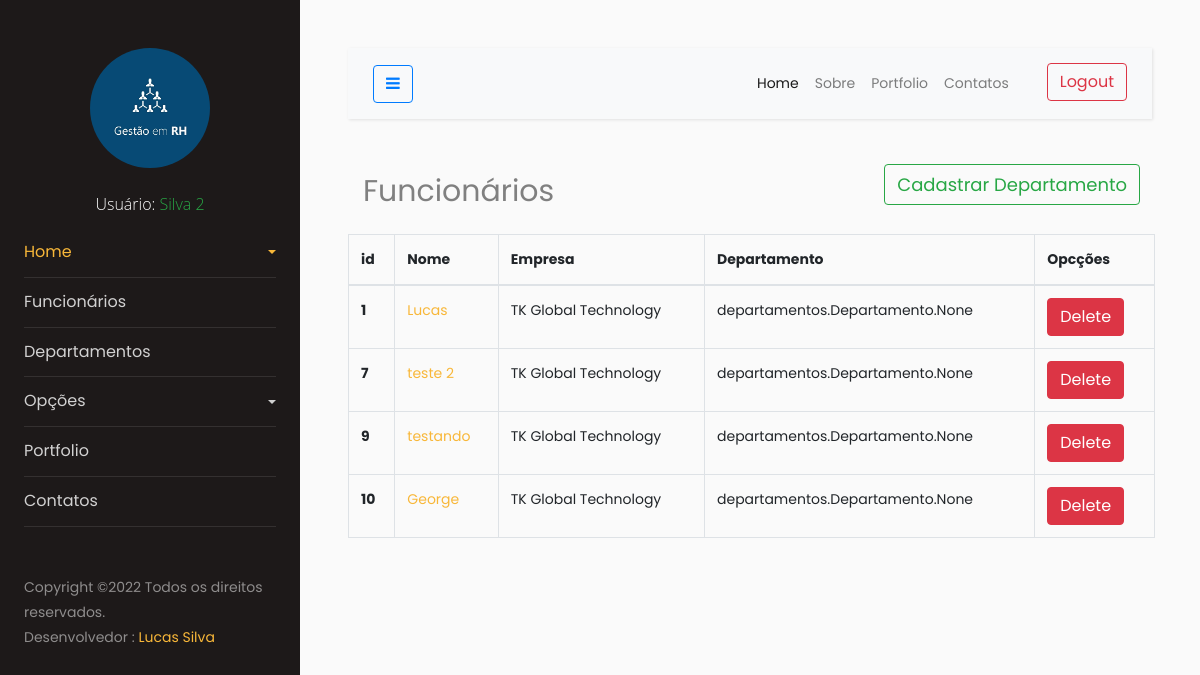
The page /funcionarios/ (signed in) on the database as committed earlier.
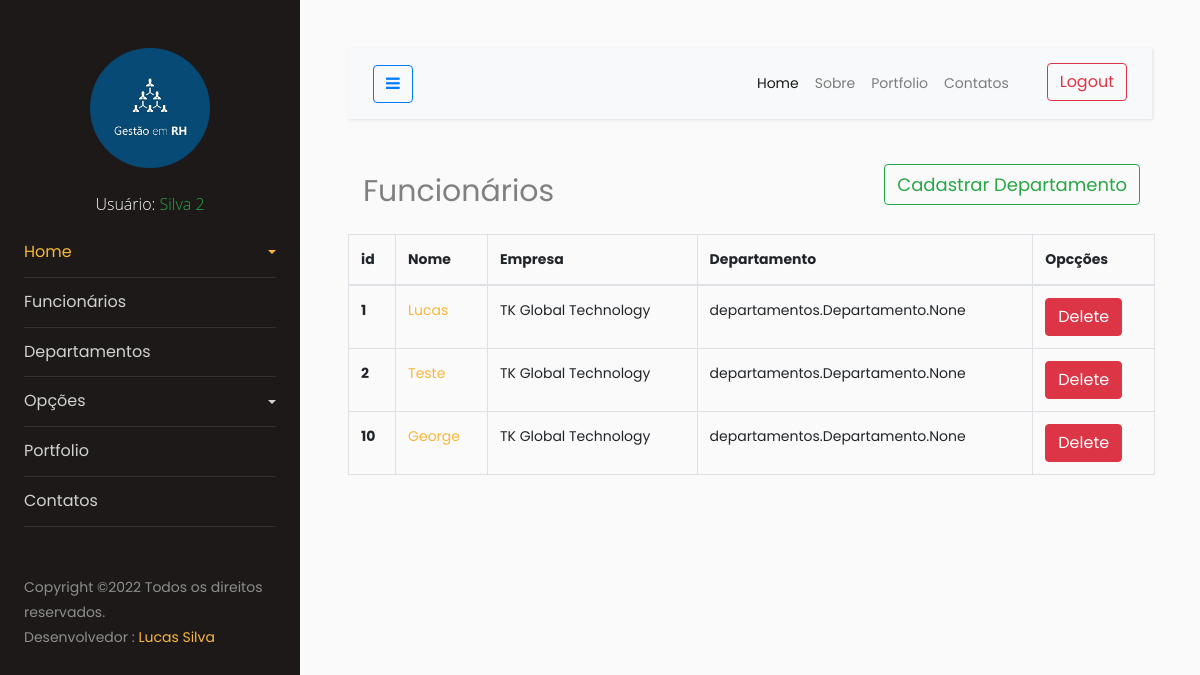
The same page on the database as committed later.
### funcionarios/models.py (models this page shows, shortened)
class Funcionario(models.Model):
    nome = models.CharField(max_length=100, help_text="Nome do funcionário")
    sobrenome = models.CharField(max_length=100, null=False, blank=False,help_text="Sobre nome do funcionario")
    telefone = models.CharField(max_length=11, null=True)
    email = models.CharField(max_length=80, null=False, blank=False, help_text="E-mail")
    user = models.OneToOneField(User, on_delete=models.PROTECT)
    departamentos = models.ManyToManyField(Departamento)
    empresa = models.ForeignKey(Empresa, on_delete=models.PROTECT, null=True, blank=True)
    foto_funcionatio = models.ImageField(upload_to=nome, null=True, blank=True)
    class Meta:
        verbose_name = 'Funcionario'
        verbose_name_plural = 'Funcionarios'
    def __str__(Self):
        return Self.nome

### empresas/models.py (models this page shows, shortened)
class Empresa(models.Model):
    nome = models.CharField(max_length=100, help_text='Nome da empresa')
    def __str__(self):
        return self.nome

### funcionarios/views.py (the view)
# urls.py: path('', FuncionariosList.as_view(), name='list_funcionarios'),
class FuncionariosList(ListView):
    model = Funcionario
    def get_queryset(self):
        empresa_logada = self.request.user.funcionario.empresa
        return Funcionario.objects.filter(empresa=empresa_logada)

### funcionarios/templates/funcionarios/funcionario_list.html (shortened to what this page needs)
{% extends 'base.html' %}
{% load bootstrap5 %}
{% block main %}
<div class="container">
    <div class="row">
      <div class="col-md" style="align-items: center; padding-top: 15px;">
        <p style="float: left;font-size: 30px;">Funcionários</p>
    </div>
    <div class="col-md" style="align-items: center; padding-top: 15px;">
        <a href="{% url 'create_funcionario' %}" class="btn btn-outline-success" style="float: right; font-size: 18px;">Cadastrar Departamento</a>
    </div>
        <table class="table table-bordered">
            <thead>
              <tr>
                <th scope="col">id</th>
                <th scope="col">Nome</th>
                <th scope="col">Empresa</th>
                <th scope="col">Departamento</th>
                <th scope="col">Opcções</th>
              </tr>
            </thead>
            <tbody>
                {% for funcionario in object_list %}
                    <tr>
                        <th scope="row">{{ funcionario.id }}</th>
                        <td><a href="{% url 'update_funcionario' funcionario.id %}">{{ funcionario }}</a></td>
                        <td>{{ funcionario.empresa }}</td>
                        <td>{{ funcionario.departamentos }}</td>
                        <td>
                          {% buttons %}
                            <a class="btn btn-danger" href="{% url 'delete_funcionario' funcionario.id %}">Delete</a>
                          {% endbuttons %}
                        </td>
                    </tr>
                {% endfor %}
            </tbody>
          </table>
    </div>
</div>
{% endblock %}

Rows that differ between the two databases and show on the page:
no longer on this page (row edited): Funcionario: id "7", nome "teste 2", empresa "TK Global Technology", departamentos "departamentos.Departamento.None"
no longer on this page (row edited): Funcionario: id "9", nome "testando", empresa "TK Global Technology", departamentos "departamentos.Departamento.None"
now on this page (row edited): Funcionario: id "2", nome "Teste", empresa "TK Global Technology", departamentos "departamentos.Departamento.None"
